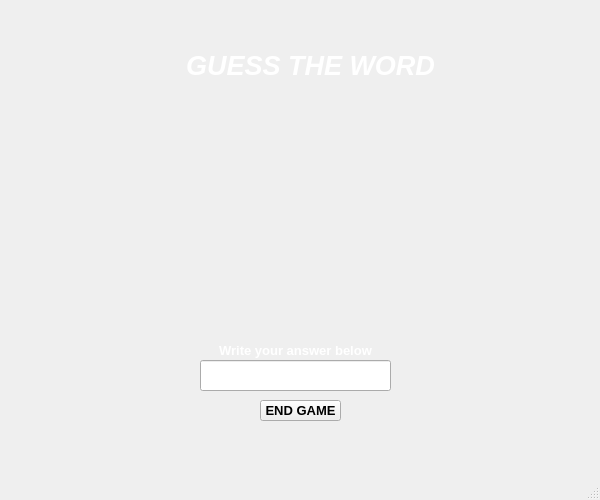
<?xml version="1.0" encoding="UTF-8"?>
<ui version="4.0">
 <class>win8</class>
 <widget class="QMainWindow" name="win8">
  <property name="geometry">
   <rect>
    <x>0</x>
    <y>0</y>
    <width>600</width>
    <height>500</height>
   </rect>
  </property>
  <property name="minimumSize">
   <size>
    <width>600</width>
    <height>500</height>
   </size>
  </property>
  <property name="maximumSize">
   <size>
    <width>600</width>
    <height>500</height>
   </size>
  </property>
  <property name="windowTitle">
   <string>MainWindow</string>
  </property>
  <widget class="QWidget" name="centralwidget">
   <widget class="QLabel" name="win8headinglabel">
    <property name="geometry">
     <rect>
      <x>180</x>
      <y>40</y>
      <width>261</width>
      <height>51</height>
     </rect>
    </property>
    <property name="text">
     <string>&lt;html&gt;&lt;head/&gt;&lt;body&gt;&lt;p align=&quot;center&quot;&gt;&lt;span style=&quot; font-size:20pt; font-weight:600; font-style:italic; color:#ffffff;&quot;&gt;GUESS THE WORD&lt;/span&gt;&lt;/p&gt;&lt;/body&gt;&lt;/html&gt;</string>
    </property>
   </widget>
   <widget class="QLabel" name="win8writeques">
    <property name="geometry">
     <rect>
      <x>210</x>
      <y>340</y>
      <width>171</width>
      <height>21</height>
     </rect>
    </property>
    <property name="text">
     <string>&lt;html&gt;&lt;head/&gt;&lt;body&gt;&lt;p align=&quot;center&quot;&gt;&lt;span style=&quot; font-size:10pt; font-weight:600; color:#ffffff;&quot;&gt;Write your answer below&lt;/span&gt;&lt;/p&gt;&lt;/body&gt;&lt;/html&gt;</string>
    </property>
   </widget>
   <widget class="QPushButton" name="win8endgame">
    <property name="geometry">
     <rect>
      <x>260</x>
      <y>400</y>
      <width>81</width>
      <height>21</height>
     </rect>
    </property>
    <property name="font">
     <font>
      <pointsize>10</pointsize>
      <weight>75</weight>
      <bold>true</bold>
     </font>
    </property>
    <property name="text">
     <string>END GAME</string>
    </property>
   </widget>
   <widget class="QLabel" name="win8logolabel">
    <property name="geometry">
     <rect>
      <x>110</x>
      <y>80</y>
      <width>401</width>
      <height>251</height>
     </rect>
    </property>
    <property name="text">
     <string>&lt;html&gt;&lt;head/&gt;&lt;body&gt;&lt;p&gt;&lt;img src=&quot;:/IMAGES/last round.png&quot;/&gt;&lt;/p&gt;&lt;/body&gt;&lt;/html&gt;</string>
    </property>
   </widget>
   <widget class="QLabel" name="win8imagelabel">
    <property name="geometry">
     <rect>
      <x>0</x>
      <y>0</y>
      <width>600</width>
      <height>500</height>
     </rect>
    </property>
    <property name="text">
     <string>&lt;html&gt;&lt;head/&gt;&lt;body&gt;&lt;p&gt;&lt;img src=&quot;:/IMAGES/back12.png&quot;/&gt;&lt;/p&gt;&lt;/body&gt;&lt;/html&gt;</string>
    </property>
   </widget>
   <widget class="QLineEdit" name="win8writeinput">
    <property name="geometry">
     <rect>
      <x>200</x>
      <y>360</y>
      <width>191</width>
      <height>31</height>
     </rect>
    </property>
   </widget>
   <zorder>win8imagelabel</zorder>
   <zorder>win8headinglabel</zorder>
   <zorder>win8writeques</zorder>
   <zorder>win8endgame</zorder>
   <zorder>win8logolabel</zorder>
   <zorder>win8writeinput</zorder>
  </widget>
  <widget class="QMenuBar" name="menubar">
   <property name="geometry">
    <rect>
     <x>0</x>
     <y>0</y>
     <width>600</width>
     <height>21</height>
    </rect>
   </property>
  </widget>
  <widget class="QStatusBar" name="statusbar"/>
 </widget>
 <resources>
  <include location="../images.qrc"/>
 </resources>
 <connections/>
</ui>
